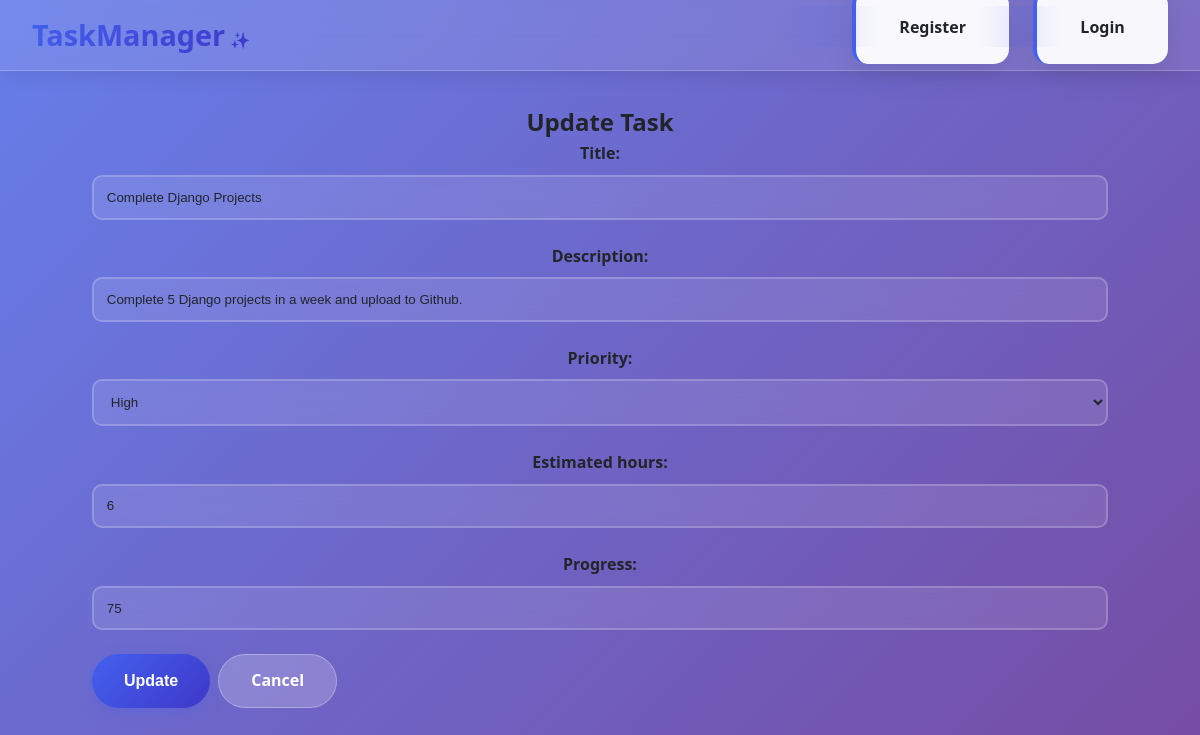
The app's page /base/update/1/ with its own data.
### base/models.py (models this page shows, shortened)
class Task(models.Model):
    title = models.CharField(max_length=200)
    description = models.CharField(max_length=500)
    priority = models.ForeignKey(Priority, on_delete=models.CASCADE, related_name='task')
    estimated_hours = models.IntegerField()
    progress = models.IntegerField()  # 0-100%
    is_completed = models.BooleanField(default=False)
    created_at = models.DateTimeField(auto_now_add=True)
    completed_at = models.DateTimeField(null=True, blank=True)

### base/views.py (the view)
# urls.py: path('update/<int:key>/',views.update,name="update"),
def update(request, key):
    data = get_object_or_404(Task, id=key)
    if request.method=='POST':
        form = TaskForm(request.POST or None, instance=data)
        if form.is_valid():
            form.save()
            messages.success(request,'Task Updated Successfully')
            return redirect('display')
    else:
        form = TaskForm(instance=data)
    return render(request,'update.html',{'form': form})

### base/forms.py
class TaskForm(forms.ModelForm):
    class Meta:
        model=Task
        fields=['title','description','priority','estimated_hours','progress']

### base/models.py (called while the page is built)
    def __str__(self):
        return self.name

### base/templates/update.html (shortened to what this page needs)
{% extends 'main.html' %}
{% block content %}
<div class="container">
    <h2>Update Task</h2>
    <form method="POST">
        {{ form.as_p }}
        <div class="d-flex gap-2 mt-3">
            <button type="submit" class="btn btn-primary">Update</button>
            <a href="{% url 'display' %}" class="btn btn-secondary">Cancel</a>
        </div>
    </form>
</div>
{% endblock %}

### static/style.css (style rules this page uses)
:root { --primary: #4361ee; --secondary: #3f37c9; --success: #4cc9f0; --danger: #f72585; --warning: #f8961e; --info: #4895ef; --dark: #212529; --light: #f8f9fa; --gradient: linear-gradient(135deg, #667eea 0%, #764ba2 100%); --glass-bg: rgba(255, 255, 255, 0.1); --glass-border: rgba(255, 255, 255, 0.2); --shadow: 0 8px 32px rgba(0, 0, 0, 0.1); --shadow-hover: 0 15px 45px rgba(0, 0, 0, 0.15); }
* { margin: 0; padding: 0; box-sizing: border-box; }
body { font-family: 'Segoe UI', Tahoma, Geneva, Verdana, sans-serif; background: var(--gradient); min-height: 100vh; color: var(--dark); line-height: 1.6; }
.container { width: 90%; max-width: 1200px; margin: 0 auto; padding: 2rem; }
.btn { padding: 0.8rem 2rem; border: none; border-radius: 50px; font-weight: 600; text-decoration: none; text-align: center; transition: all 0.3s cubic-bezier(0.4, 0, 0.2, 1); position: relative; overflow: hidden; cursor: pointer; font-size: 1rem; display: inline-flex; align-items: center; justify-content: center; gap: 0.5rem; }
.btn::before { content: ''; position: absolute; top: 0; left: -100%; width: 100%; height: 100%; background: linear-gradient(90deg, transparent, rgba(255,255,255,0.3), transparent); transition: left 0.5s; }
.btn-primary { background: linear-gradient(135deg, var(--primary), var(--secondary)); color: white; box-shadow: 0 4px 15px rgba(67, 97, 238, 0.3); }
.btn-secondary { background: rgba(255, 255, 255, 0.2); color: white; border: 1px solid rgba(255, 255, 255, 0.3); backdrop-filter: blur(10px); }
form p { margin-bottom: 1.5rem; }
form p label { display: block; margin-bottom: 0.5rem; font-weight: 600; }
form p input, form p select, form p textarea { width: 100%; padding: 0.8rem; border: 2px solid rgba(255, 255, 255, 0.2); border-radius: 10px; background: rgba(255, 255, 255, 0.1); backdrop-filter: blur(10px); color: var(--dark); transition: all 0.3s ease; }
.d-flex { display: flex; }
.gap-2 { gap: 0.5rem; }
.mt-3 { margin-top: 1rem; }

### records on screen
Task: title "Complete Django Projects", description "Complete 5 Django projects in a week and upload to Github.", priority "High", estimated_hours "6", progress "75"
